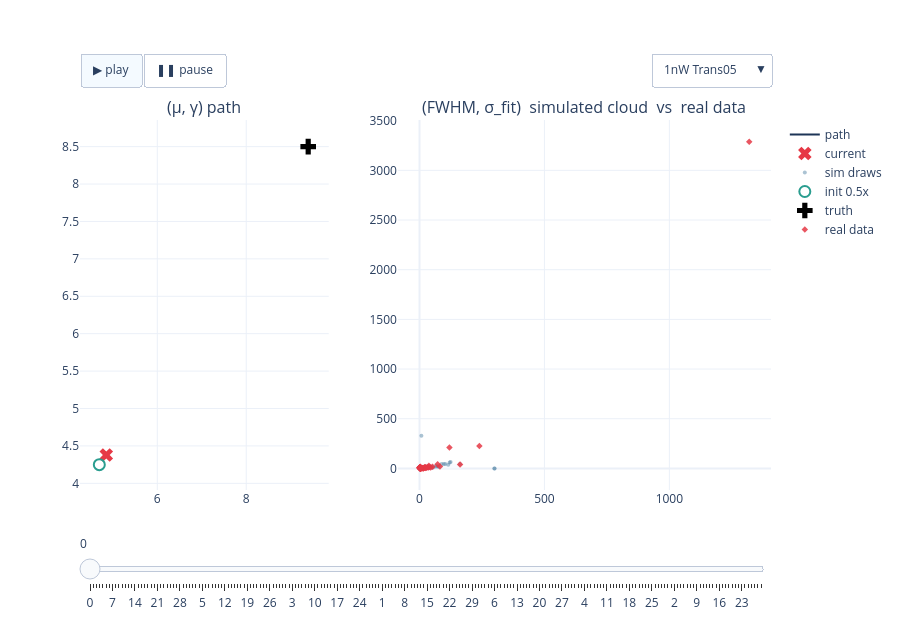

The notebook cell saved with this chart:
### Code cell
# FIG 1a — 1nW interactive: path + cloud, experiment dropdown + play/slider   (22a verbatim)
fig_1nW = build_power_figure(RESULTS, '1nW')
if fig_1nW is not None:
    _h = os.path.join(REPO_ROOT, 'notebooks', '24_realdata_accuracy', '24y-fig1a-1nW-paths-clouds.html')
    fig_1nW.write_html(_h, include_plotlyjs='cdn', config=CONFIG_PLOT)
    print('wrote', _h, f'({os.path.getsize(_h)/1e6:.1f} MB)')
    fig_1nW.show(config=CONFIG_PLOT)
